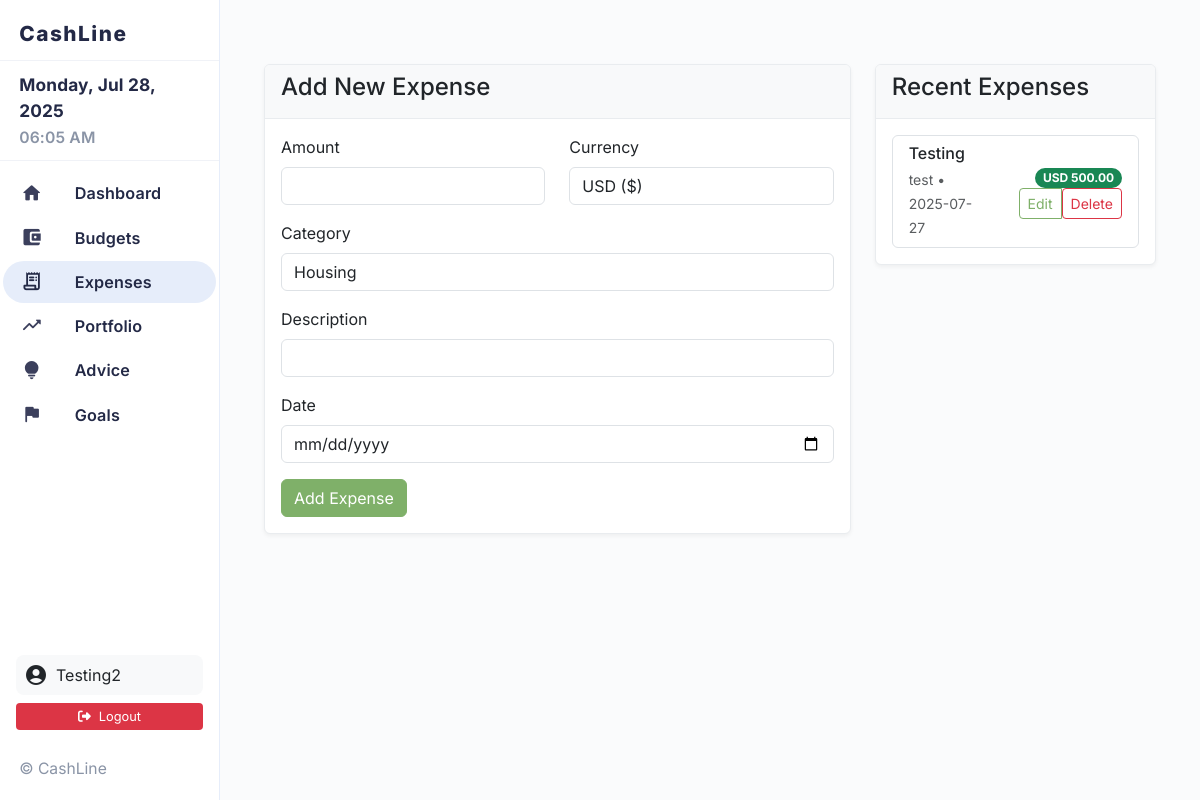
Page /expenses (signed in) on the committed database.
### models.py (models this page shows, shortened)
class User(UserMixin, db.Model):
    id = db.Column(db.Integer, primary_key=True)
    username = db.Column(db.String(80), unique=True, nullable=False)
    email = db.Column(db.String(120), unique=True, nullable=False)
    password_hash = db.Column(db.String(255), nullable=False)
    created_at = db.Column(db.DateTime, default=datetime.utcnow)
    budgets = db.relationship('Budget', backref='user', lazy=True, cascade='all, delete-orphan')
    expenses = db.relationship('Expense', backref='user', lazy=True, cascade='all, delete-orphan')
    investments = db.relationship('Investment', backref='user', lazy=True, cascade='all, delete-orphan')
    goals = db.relationship('Goal', backref='user', lazy=True, cascade='all, delete-orphan')
    profile = db.relationship('UserProfile', backref='user', uselist=False, cascade='all, delete-orphan')
    retirement_plans = db.relationship('RetirementPlan', backref='user', lazy=True, cascade='all, delete-orphan')

class Expense(db.Model):
    id = db.Column(db.Integer, primary_key=True)
    user_id = db.Column(db.Integer, db.ForeignKey('user.id'), nullable=False)
    amount = db.Column(db.Float, nullable=False)
    category = db.Column(db.String(100), nullable=False)
    description = db.Column(db.String(200), nullable=False)
    date = db.Column(db.Date, nullable=False)
    currency = db.Column(db.String(3), default='USD')
    converted_amount_usd = db.Column(db.Float, nullable=False)
    created_at = db.Column(db.DateTime, default=datetime.utcnow)

### app.py (the view, shortened to what this page needs)
    @app.route('/expenses', methods=['GET', 'POST'])
    @login_required
    def expenses():
        form = ExpenseForm()
        budgets = Budget.query.filter_by(user_id=current_user.id).all()
        categories = [budget.category for budget in budgets]
        form.category.choices = [(cat, cat) for cat in categories]
        expenses = Expense.query.filter_by(user_id=current_user.id).order_by(Expense.date.desc()).all()
        return render_template('expenses.html', form=form, expenses=expenses)

### forms.py
class ExpenseForm(FlaskForm):
    amount = FloatField('Amount', validators=[DataRequired()])
    category = SelectField('Category', validators=[DataRequired()])
    description = StringField('Description', validators=[DataRequired()])
    date = DateField('Date', validators=[DataRequired()])
    currency = SelectField('Currency', choices=[
        ('USD', 'USD ($)'), ('EUR', 'EUR (€)'), ('GBP', 'GBP (£)'),
        ('INR', 'INR (₹)'), ('CAD', 'CAD (C$)'), ('AUD', 'AUD (A$)')
    ], validators=[DataRequired()])
    submit = SubmitField('Add Expense')

### app.py (called while the page is built)
def create_app(config_name='default'):
    app = Flask(__name__)
    app.config.from_object(config[config_name])
    db.init_app(app)
    login_manager = LoginManager()
    login_manager.init_app(app)
    login_manager.login_view = 'login'
    login_manager.login_message = 'Please log in to access this page.'
    @login_manager.user_loader
    def load_user(user_id):
        return db.session.get(User, int(user_id))
    register_routes(app)
    return app

### templates/expenses.html (shortened to what this page needs)
{% extends "base.html" %}
{% block content %}
<div class="container mt-4">
    <div class="row">
        <div class="col-md-8">
            <div class="card">
                <div class="card-header">
                    <h4>Add New Expense</h4>
                </div>
                <div class="card-body">
                    <form method="POST">
                        <div class="row">
                            <div class="col-md-6">
                                <div class="mb-3">
                                    {{ form.amount.label(class="form-label") }}
                                    {{ form.amount(class="form-control") }}
                                </div>
                            </div>
                            <div class="col-md-6">
                                <div class="mb-3">
                                    {{ form.currency.label(class="form-label") }}
                                    {{ form.currency(class="form-control") }}
                                </div>
                            </div>
                        </div>
                        <div class="mb-3">
                            {{ form.category.label(class="form-label") }}
                            {{ form.category(class="form-control") }}
                        </div>
                        <div class="mb-3">
                            {{ form.description.label(class="form-label") }}
                            {{ form.description(class="form-control") }}
                        </div>
                        <div class="mb-3">
                            {{ form.date.label(class="form-label") }}
                            {{ form.date(class="form-control", type="date") }}
                        </div>
                        {{ form.submit(class="btn btn-primary") }}
                    </form>
                </div>
            </div>
        </div>
        <div class="col-md-4">
            <div class="card">
                <div class="card-header">
                    <h4>Recent Expenses</h4>
                </div>
                <div class="card-body">
                    {% if expenses %}
                        <div class="list-group">
                            {% for expense in expenses[-5:] %}
                                <div class="list-group-item d-flex justify-content-between align-items-center">
                                    <div>
                                        <h6 class="mb-1">{{ expense.description }}</h6>
                                        <small class="text-muted">{{ expense.category }} • {{ expense.date.strftime('%Y-%m-%d') }}</small>
                                    </div>
                                    <div class="text-end">
                                        <span class="badge bg-success rounded-pill">{{ expense.currency }} {{ "%.2f"|format(expense.amount) }}</span>
                                        <div class="btn-group btn-group-sm ms-2">
                                            <a href="{{ url_for('edit_expense', expense_id=expense.id) }}" class="btn btn-outline-primary btn-sm">Edit</a>
                                            <form method="POST" action="{{ url_for('delete_expense', expense_id=expense.id) }}" class="d-inline">
                                                <button type="submit" class="btn btn-outline-danger btn-sm" onclick="return confirm('Are you sure?')">Delete</button>
                                            </form>
                                        </div>
                                    </div>
                                </div>
                            {% endfor %}
                        </div>
                    {% else %}
                        <p class="text-muted">No expenses recorded yet.</p>
                    {% endif %}
                </div>
            </div>
        </div>
    </div>
</div>
{% endblock %}

### templates/base.html (shortened to what this page needs)
<!DOCTYPE html>
<html lang="en">
<head>
    <link rel="stylesheet" href="https://cdn.jsdelivr.net/npm/bootstrap@5.3.2/dist/css/bootstrap.min.css">
    <link rel="stylesheet" href="https://cdnjs.cloudflare.com/ajax/libs/font-awesome/6.4.2/css/all.min.css">
    <link rel="stylesheet" href="/static/style.css">
</head>
<body style="padding-top:0; margin-top:0;">
<div class="layout-root" style="margin-top:0;">
    <div id="sidebar-wrapper">
        <div class="sidebar-logo">
            <span>CashLine</span>
        </div>
        <div class="sidebar-top">
            <div class="sidebar-date" id="sidebar-date"></div>
            <div class="sidebar-time" id="sidebar-time"></div>
        </div>
        <div class="sidebar-list">
            <a href="{{ url_for('dashboard') }}" class="sidebar-item {% if request.path == url_for('dashboard') %}active{% endif %}">
                <i class="material-icons-round">home</i> <span>Dashboard</span>
            </a>
            <a href="{{ url_for('budget') }}" class="sidebar-item {% if request.path.startswith('/budget') %}active{% endif %}">
                <i class="material-icons-round">account_balance_wallet</i> <span>Budgets</span>
            </a>
            <a href="{{ url_for('expenses') }}" class="sidebar-item {% if request.path.startswith('/expenses') %}active{% endif %}">
                <i class="material-icons-round">receipt_long</i> <span>Expenses</span>
            </a>
            <a href="{{ url_for('portfolio_overview') }}" class="sidebar-item {% if request.path.startswith('/portfolio') %}active{% endif %}">
                <i class="material-icons-round">trending_up</i> <span>Portfolio</span>
            </a>
            <a href="{{ url_for('advice') }}" class="sidebar-item {% if request.path.startswith('/advice') %}active{% endif %}">
                <i class="material-icons-round">lightbulb</i> <span>Advice</span>
            </a>
            <a href="{{ url_for('goals') }}" class="sidebar-item {% if request.path.startswith('/goals') %}active{% endif %}">
                <i class="material-icons-round">flag</i> <span>Goals</span>
            </a>
        </div>
        {% if current_user.is_authenticated %}
        <div class="px-3 my-2">
            <div class="user-info">
                <i class="material-icons-round">account_circle</i>
                <span>{{ current_user.username }}</span>
            </div>
            <a href="{{ url_for('logout') }}" class="logout-btn w-100 d-block text-center">
                <i class="fa-solid fa-sign-out-alt me-2"></i>Logout
            </a>
        </div>
        {% endif %}
        <div class="sidebar-bottom">
            <span>&copy; {{ current_year }} CashLine</span>
        </div>
    </div>
    <main class="main-content">
        {% block content %}{% endblock %}
    </main>
</div>
</body>
</html>

### static/style.css (style rules this page uses)
body { font-family: Arial, sans-serif; margin: 2em; background: #f9f9f9; }
:root { --pastel-primary: #7fb069; --pastel-secondary: #6b9bd4; --pastel-success: #5cb85c; --pastel-warning: #f0ad4e; --pastel-danger: #d9534f; --pastel-info: #5bc0de; --pastel-light: #f8f9fa; --pastel-dark: #6c757d; --pastel-purple: #9b59b6; --pastel-orange: #ff8c42; --pastel-pink: #e91e63; --pastel-teal: #20c997; }
.btn-primary { background-color: var(--pastel-primary) !important; border-color: var(--pastel-primary) !important; color: white !important; }
.btn-outline-primary { color: var(--pastel-primary) !important; border-color: var(--pastel-primary) !important; }
.card { border-color: #e9ecef; box-shadow: 0 2px 4px rgba(0,0,0,0.05); }
.card-header { background-color: var(--pastel-light); border-bottom-color: #e9ecef; }
.btn { display: inline-flex; align-items: center; gap: 0.25rem; }
i + span, .material-icons-round + span, .material-icons + span, span + i, span + .material-icons-round, span + .material-icons { vertical-align: middle; }
.sidebar-item { display: flex; align-items: center; gap: 0.85rem; }
.sidebar-item i.material-icons-round, .sidebar-item i.material-icons-outlined { display: inline-flex; align-items: center; margin-right: 0; }
.sidebar-item span { display: inline-flex; align-items: center; }
.user-info { display: flex; align-items: center; gap: 0.5rem; }
.user-info i { display: inline-flex; align-items: center; }
.material-icons-round, .material-icons-outlined, .material-icons { display: inline-flex; align-items: center; vertical-align: middle; }

### templates/base.html (style rules this page uses)
html, body { height: 100vh; margin: 0; padding: 0; background: #fafbfc; font-family: 'Inter', sans-serif; }
.layout-root { display: flex; height: 100vh; width: 100vw; overflow: hidden; }
#sidebar-wrapper { width: 220px; min-width: 220px; background: #fff; border-right: 1.5px solid #e6edfa; display: flex; flex-direction: column; box-shadow: 0 2px 16px rgba(44,44,84,0.04); }
.sidebar-logo { display: flex; align-items: center; justify-content: flex-start; padding: 1.1rem 1.2rem 0.7rem 1.2rem; font-size: 1.3em; font-weight: 800; color: #232946; letter-spacing: 1.5px; border-bottom: 1px solid #f0f2f7; }
.sidebar-top { padding: 0.7rem 1.2rem 0.7rem 1.2rem; border-bottom: 1px solid #f0f2f7; text-align: left; }
.sidebar-date { font-size: 1.08em; font-weight: 700; color: #232946; margin-bottom: 0.1em; letter-spacing: 0.01em; }
.sidebar-time { font-size: 0.98em; color: #8a94a6; font-weight: 600; letter-spacing: 0.01em; }
.sidebar-list { flex: 1 1 auto; display: flex; flex-direction: column; padding: 0 0.2rem; margin-top: 0.7rem; }
.sidebar-item { display: flex; align-items: center; padding: 0.55rem 1.1rem; margin-bottom: 0.15rem; border-radius: 1.5rem; font-size: 1.01rem; color: #232946; text-decoration: none; transition: background 0.16s, color 0.16s; font-weight: 600; letter-spacing: 0.01em; }
.sidebar-item i.material-icons-round, .sidebar-item i.material-icons-outlined { font-size: 1.35em; margin-right: 0.85em; color: #3b3f5c; transition: color 0.16s; }
.sidebar-item.active, .sidebar-item:hover { background: #e6edfa; color: #232946; }
.sidebar-item.active i, .sidebar-item:hover i { color: #232946; }
.sidebar-bottom { margin: 1.2rem 1.2rem 1.2rem 1.2rem; font-size: 0.98em; color: #8a94a6; display: flex; flex-direction: column; gap: 0.5rem; }
.user-info { display: flex; align-items: center; gap: 0.5rem; padding: 0.5rem; background: #f8f9fa; border-radius: 0.5rem; margin-bottom: 0.5rem; }
.logout-btn { background: #dc3545; color: white; border: none; padding: 0.25rem 0.5rem; border-radius: 0.25rem; font-size: 0.8rem; text-decoration: none; }
.main-content { flex: 1 1 0%; min-width: 0; height: 100vh; padding: 2.5rem 2rem; overflow-y: auto; background: #fafbfc; }

### rows in the picture
User: username "Testing2"
Expense: description "Testing", category "test", date "2025-07-27", currency "USD", amount "500.00"
